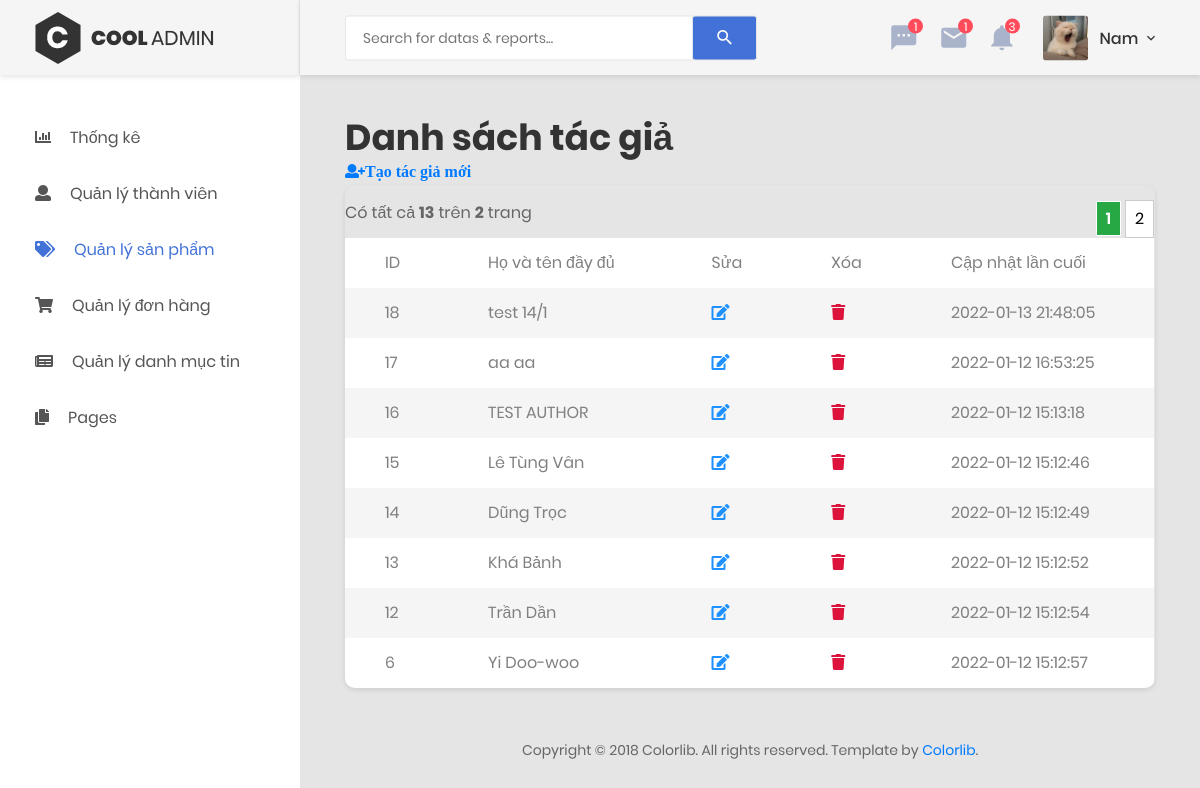
Screenshot of /admin/author.php (signed in) with the database file from the repository.
### tables this page shows
CREATE TABLE `authors` (
  `id` int(11) NOT NULL,
  `first_name` varchar(50) NOT NULL,
  `last_name` varchar(50) NOT NULL,
  `last_updated` datetime DEFAULT NULL
);

### admin/author.php (the view, shortened to what this page needs)
<?php
    include 'header.php';
     ?>
   <body>
        <?php if (empty($_SESSION['current_user'])) { ?>
            <a href="login.php">Đăng nhập để vào trang Admin</a>
            <?php
         } else {
        include 'menu_sidebar.php';
        ?>
        <div class="page-container">
    <?php include 'admin_navbar.php'; ?>
    <?php
        include '../connect_db.php';
        $item_per_page = (!empty($_GET['per_page'])) ? $_GET['per_page'] : 8;
        $current_page = (!empty($_GET['page'])) ? $_GET['page'] : 1;
        $offset = ($current_page - 1) * $item_per_page;
        $result = mysqli_query($con, "SELECT * FROM authors ORDER BY `id` DESC LIMIT " . $item_per_page . " OFFSET " . $offset);
        ?>
            <div class="main-content">
                <div class="section__content section__content--p30">
                    <div class="container-fluid">
                        <div class="row">
                             <div class="col-xl-12">
                                    <h1>Danh sách tác giả</h1>
                                    <a class="fa fa-user-plus" href="./author_create.php">Tạo tác giả mới</a>
                                <div class="table-responsive table--no-card m-b-30">
                            <?php
                            include './pagination.php';
                            ?>
                                    <table class="table table-borderless table-striped table-earning">
                                        <tr>
                                            <td>ID</td>
                                            <td>Họ và tên đầy đủ</td>
                                            <td>Sửa</td>
                                            <td>Xóa</td>
                                            <td>Cập nhật lần cuối</td>
                                        </tr>
                                        <?php
                                        while ($row = mysqli_fetch_array($result)) {
                                            ?>
                                            <tr>
                                                <td><?= $row['id'] ?></td>
                                                <td><?= $row['first_name']." ".$row['last_name'] ?></td>
                                                <td><a class="fa fa-edit" href="./author_edit.php?id=<?= $row['id'] ?>" style="color:dodgerblue"></a></td>
                                                <td><a class="fa fa-trash" href="./author_delete.php?id=<?= $row['id'] ?>" style="color:crimson"></a></td>
                                                <td><?= $row['last_updated'] ?></td>
                                            </tr>
                                        <?php } ?>
                                    </table>
                                </div>
                                </div>
                            </div>
                        <div class="row">
                            <div class="col-md-12">
                                <div class="copyright">
                                    <p>Copyright © 2018 Colorlib. All rights reserved. Template by <a href="https://colorlib.com">Colorlib</a>.</p>
                                </div>
                            </div>
                        </div>
                    </div>
                </div>
            </div>
        </div>
    <?php } ?>
</body>
</html>

### rows the page displays
authors: id "18", first_name "test", last_name "14/1", last_updated "2022-01-13 21:48:05"
authors: id "17", first_name "aa", last_name "aa", last_updated "2022-01-12 16:53:25"
authors: id "16", first_name "TEST", last_name "AUTHOR", last_updated "2022-01-12 15:13:18"
authors: id "15", first_name "Lê Tùng", last_name "Vân", last_updated "2022-01-12 15:12:46"
authors: id "14", first_name "Dũng", last_name "Trọc", last_updated "2022-01-12 15:12:49"
authors: id "13", first_name "Khá", last_name "Bảnh", last_updated "2022-01-12 15:12:52"
authors: id "12", first_name "Trần", last_name "Dần", last_updated "2022-01-12 15:12:54"
authors: id "6", first_name "Yi", last_name "Doo-woo", last_updated "2022-01-12 15:12:57"

### other values shown
$currentUser['last_name'] "Nam"
$totalRecords "13"
$totalPages "2"
